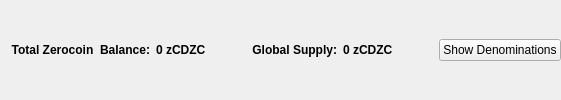
                       <widget class="QFrame" name="balanceSupplyFrame">
                        <layout class="QHBoxLayout" name="horizontalLayout_2" stretch="0,0,0,1,0">
                         <property name="rightMargin">
                          <number>0</number>
                         </property>
                         <item>
                          <layout class="QHBoxLayout" name="horizontalLayout_34">
                           <item>
                            <widget class="QLabel" name="labelzAvailableText_3">
                             <property name="font">
                              <font>
                               <weight>75</weight>
                               <bold>true</bold>
                              </font>
                             </property>
                             <property name="toolTip">
                              <string>Total Balance including unconfirmed and immature zCDZC</string>
                             </property>
                             <property name="text">
                              <string>Total Zerocoin  Balance:</string>
                             </property>
                             <property name="alignment">
                              <set>Qt::AlignRight|Qt::AlignTrailing|Qt::AlignVCenter</set>
                             </property>
                            </widget>
                           </item>
                           <item>
                            <widget class="QLabel" name="labelzAvailableAmount_4">
                             <property name="minimumSize">
                              <size>
                               <width>40</width>
                               <height>0</height>
                              </size>
                             </property>
                             <property name="font">
                              <font>
                               <weight>75</weight>
                               <bold>true</bold>
                              </font>
                             </property>
                             <property name="toolTip">
                              <string>Total Balance including unconfirmed and immature zCDZC</string>
                             </property>
                             <property name="text">
                              <string>0 zCDZC</string>
                             </property>
                             <property name="alignment">
                              <set>Qt::AlignLeading|Qt::AlignLeft|Qt::AlignVCenter</set>
                             </property>
                            </widget>
                           </item>
                          </layout>
                         </item>
                         <item>
                          <spacer name="horizontalSpacer_32">
                           <property name="orientation">
                            <enum>Qt::Horizontal</enum>
                           </property>
                           <property name="sizeHint" stdset="0">
                            <size>
                             <width>40</width>
                             <height>20</height>
                            </size>
                           </property>
                          </spacer>
                         </item>
                         <item>
                          <layout class="QHBoxLayout" name="horizontalLayout_35">
                           <item>
                            <widget class="QLabel" name="labelZsupplyText_2">
                             <property name="font">
                              <font>
                               <weight>75</weight>
                               <bold>true</bold>
                              </font>
                             </property>
                             <property name="text">
                              <string>Global Supply:</string>
                             </property>
                             <property name="alignment">
                              <set>Qt::AlignRight|Qt::AlignTrailing|Qt::AlignVCenter</set>
                             </property>
                            </widget>
                           </item>
                           <item>
                            <widget class="QLabel" name="labelZsupplyAmount_2">
                             <property name="font">
                              <font>
                               <weight>75</weight>
                               <bold>true</bold>
                              </font>
                             </property>
                             <property name="text">
                              <string>0 zCDZC</string>
                             </property>
                            </widget>
                           </item>
                          </layout>
                         </item>
                         <item>
                          <spacer name="horizontalSpacer_31">
                           <property name="orientation">
                            <enum>Qt::Horizontal</enum>
                           </property>
                           <property name="sizeHint" stdset="0">
                            <size>
                             <width>40</width>
                             <height>20</height>
                            </size>
                           </property>
                          </spacer>
                         </item>
                         <item>
                          <widget class="QPushButton" name="pushButtonShowDenoms">
                           <property name="toolTip">
                            <string>Show zCDZC denominations list</string>
                           </property>
                           <property name="text">
                            <string>Show Denominations</string>
                           </property>
                          </widget>
                         </item>
                        </layout>
                       </widget>
